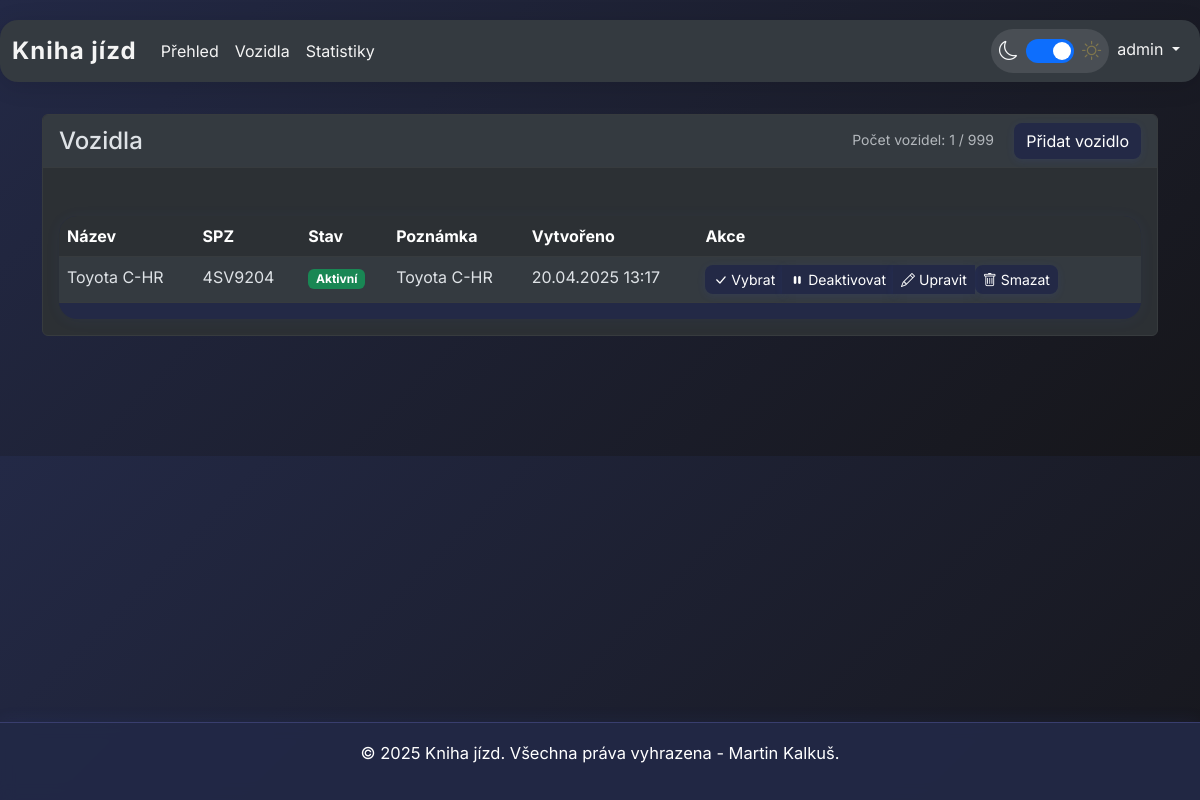
The app's page /vozidla (signed in) with its own data.
### models.py (models this page shows, shortened)
class User(UserMixin, db.Model):
    __tablename__ = 'users'
    id = db.Column(Integer, primary_key=True)
    username = db.Column(String(80), unique=True, nullable=False)
    prijmeni = db.Column(String(80), nullable=False)  # Nové pole pro příjmení
    email = db.Column(String(120), unique=True, nullable=False)
    password_hash = db.Column(String(128))
    max_vozidel = db.Column(Integer, default=1)  # Maximální počet vozidel
    created_at = db.Column(DateTime, default=datetime.utcnow)
    platnost_do = db.Column(DateTime, nullable=False)  # Nové pole pro platnost účtu
    is_admin = db.Column(Boolean, default=False)
    dark_mode = db.Column(Boolean, default=True)  # Preference dark mode

class Vozidlo(db.Model):
    __tablename__ = 'vozidla'
    id = db.Column(Integer, primary_key=True)
    nazev = db.Column(String(100), nullable=False)
    spz = db.Column(String(20), nullable=False, unique=True)
    palivo = db.Column(String(50), nullable=True)  # Nové pole pro typ paliva
    aktivni = db.Column(Boolean, default=True)
    vytvoreno = db.Column(DateTime, default=datetime.utcnow)
    poznamka = db.Column(Text)
    pocatecni_stav_km = db.Column(Integer, nullable=False)  # Počáteční stav tachometru
    aktualni_stav_km = db.Column(Integer, nullable=False)   # Aktuální stav tachometru
    user_id = db.Column(Integer, db.ForeignKey('users.id'), nullable=False)
    user = db.relationship('User', backref=db.backref('vozidla', lazy=True))

### app.py (the view)
@app.route('/vozidla')
@login_required
def vozidla():
    vozidla = Vozidlo.query.filter_by(user_id=current_user.id).all()
    return render_template('vozidla.html', vozidla=vozidla, max_vozidel=current_user.max_vozidel)

### app.py (called while the page is built, shortened)
@app.before_request
def before_request():
    if current_user.is_authenticated:
        if 'dark_mode' not in session or session['dark_mode'] != current_user.dark_mode:
            session['dark_mode'] = current_user.dark_mode
    @after_this_request
    def set_theme_cookie(response):
        response.set_cookie('dark_mode',
                         'true' if session.get('dark_mode', True) else 'false',
                         max_age=60*60*24*365*2,  # Platnost 2 roky
                         samesite='Lax')
        return response

@login_manager.user_loader
def load_user(user_id):
    return User.query.get(int(user_id))

@app.context_processor
def inject_now():
    return {'now': datetime.now()}

### templates/vozidla.html (shortened to what this page needs)
{% extends 'base.html' %}
{% block content %}
<div class="card">
    <div class="card-header d-flex justify-content-between align-items-center">
        <h4 class="mb-0">Vozidla</h4>
        <div>
            <small class="text-muted me-3">Počet vozidel: {{ vozidla|length }} / {{ max_vozidel }}</small>
            <button type="button" class="btn btn-primary" data-bs-toggle="modal" data-bs-target="#addVehicleModal"
                    {% if vozidla|length >= max_vozidel %}disabled{% endif %}>
                Přidat vozidlo
            </button>
        </div>
    </div>
    <div class="card-body">
        <div class="table-responsive">
            <table class="table table-striped">
                <thead>
                    <tr>
                        <th>Název</th>
                        <th>SPZ</th>
                        <th>Stav</th>
                        <th>Poznámka</th>
                        <th>Vytvořeno</th>
                        <th>Akce</th>
                    </tr>
                </thead>
                <tbody>
                    {% for vozidlo in vozidla %}
                    <tr>
                        <td>{{ vozidlo.nazev }}</td>
                        <td>{{ vozidlo.spz }}</td>
                        <td>
                            {% if vozidlo.aktivni %}
                            <span class="badge bg-success">Aktivní</span>
                            {% else %}
                            <span class="badge bg-secondary">Neaktivní</span>
                            {% endif %}
                        </td>
                        <td>{{ vozidlo.poznamka }}</td>
                        <td>{{ vozidlo.vytvoreno.strftime('%d.%m.%Y %H:%M') }}</td>
                        <td>
                            <div class="btn-group" role="group">
                                <button type="button" class="btn btn-sm btn-primary" onclick="window.location.href='{{ url_for('prepnout_vozidlo', id=vozidlo.id) }}'">
                                    <i class="bi bi-check-lg"></i> Vybrat
                                </button>
                                {% if vozidlo.aktivni %}
                                <button type="button" class="btn btn-sm btn-warning" onclick="window.location.href='{{ url_for('deaktivovat_vozidlo', id=vozidlo.id) }}'">
                                    <i class="bi bi-pause-fill"></i> Deaktivovat
                                </button>
                                {% else %}
                                <button type="button" class="btn btn-sm btn-success" onclick="window.location.href='{{ url_for('aktivovat_vozidlo', id=vozidlo.id) }}'">
                                    <i class="bi bi-play-fill"></i> Aktivovat
                                </button>
                                {% endif %}
                                <a href="{{ url_for('vozidla.edit_vozidlo', vozidlo_id=vozidlo.id) }}" class="btn btn-sm btn-secondary">
                                    <i class="bi bi-pencil"></i> Upravit
                                </a>
                                <form action="{{ url_for('vozidla.smazat_vozidlo', vozidlo_id=vozidlo.id) }}" method="post" style="display:inline;">
                                    <button type="submit" class="btn btn-sm btn-danger" onclick="return confirm('Opravdu chcete smazat toto vozidlo?');">
                                        <i class="bi bi-trash"></i> Smazat
                                    </button>
                                </form>
                            </div>
                        </td>
                    </tr>
                    {% endfor %}
                </tbody>
            </table>
        </div>
    </div>
</div>
{% endblock %}

### templates/base.html (shortened to what this page needs)
{% if now is not defined %}{% set now = namespace(year=2025, month=4) %}{% endif %}
<!DOCTYPE html>
<html lang="cs" data-bs-theme="{{ 'dark' if session.get('dark_mode', True) else 'light' }}">
<head>
    <link href="https://cdn.jsdelivr.net/npm/bootstrap@5.3.2/dist/css/bootstrap.min.css" rel="stylesheet">
    <link href="{{ url_for('static', filename='css/dark-mode.css') }}" rel="stylesheet">
    <link rel="stylesheet" href="https://cdn.jsdelivr.net/npm/bootstrap-icons@1.10.5/font/bootstrap-icons.css">
</head>
<body>
    <nav class="navbar navbar-expand-lg bg-body-tertiary">
        <div class="container-fluid">
            <a class="navbar-brand" href="{{ url_for('index') }}">Kniha jízd</a>
            <div class="collapse navbar-collapse" id="navbarNav">
                <ul class="navbar-nav me-auto">
                    {% if current_user.is_authenticated %}
                    <li class="nav-item">
                        <a class="nav-link" href="{{ url_for('index') }}">Přehled</a>
                    </li>
                    <li class="nav-item">
                        <a class="nav-link" href="{{ url_for('vozidla') }}">Vozidla</a>
                    </li>
                    <li class="nav-item">
                        <a class="nav-link" href="{{ url_for('statistiky') }}">Statistiky</a>
                    </li>
                    {% endif %}
                </ul>
                <ul class="navbar-nav">
                    <li class="nav-item">
                        <div class="theme-switch"
                             data-is-authenticated="{{ 'true' if current_user.is_authenticated else 'false' }}"
                             data-dark-mode="{{ 'true' if current_user.is_authenticated and current_user.dark_mode else 'false' }}">
                            <i class="bi bi-moon" id="moonIcon"></i>
                            <div class="form-check form-switch">
                                <input class="form-check-input" type="checkbox" role="switch" id="toggleTheme"
                                    {{ 'checked' if current_user.is_authenticated and current_user.dark_mode else '' }}>
                            </div>
                            <i class="bi bi-sun" id="sunIcon"></i>
                        </div>
                    </li>
                    {% if current_user.is_authenticated %}
                    <li class="nav-item dropdown">
                        <a class="nav-link dropdown-toggle" href="#" id="userDropdown" role="button" data-bs-toggle="dropdown" aria-expanded="false">
                            {{ current_user.username }}
                        </a>
                    </li>
                    {% endif %}
                </ul>
            </div>
        </div>
    </nav>
    <div class="container mt-4">
        {% block content %}{% endblock %}
    </div>
    <footer class="footer">
        <div class="container">
            <div class="footer-text">
                <p>&copy; 2025 Kniha jízd. Všechna práva vyhrazena - Martin Kalkuš. </p>
            </div>
        </div>
    </footer>
</body>
</html>

### static/css/dark-mode.css (style rules this page uses)
[data-bs-theme="dark"] { --bs-body-color: #dee2e6; --bs-body-bg: #212529; --bs-primary: #0d6efd; --bs-secondary: #6c757d; --bs-success: #198754; --bs-info: #0dcaf0; --bs-warning: #ffc107; --bs-danger: #dc3545; --bs-light: #f8f9fa; --bs-dark: #212529; }
[data-bs-theme="dark"] .navbar { background-color: #343a40 !important; }
[data-bs-theme="dark"] .card { background-color: #2c3034; border-color: #373b3e; }
[data-bs-theme="dark"] .card-header { background-color: #343a40; border-bottom-color: #373b3e; }
[data-bs-theme="dark"] .table { --bs-table-bg: #2c3034; --bs-table-striped-bg: #343a40; --bs-table-striped-color: #dee2e6; --bs-table-active-bg: #373b3e; --bs-table-active-color: #dee2e6; --bs-table-hover-bg: #323539; --bs-table-hover-color: #dee2e6; border-color: #373b3e; }

### templates/base.html (style rules this page uses)
body { font-family: 'Inter', Arial, sans-serif; margin-bottom: 120px; background: linear-gradient(135deg, #232946 0%, #16161a 100%); color: #f4f4f4; }
.navbar { box-shadow: 0 4px 24px rgba(0,0,0,0.12); border-radius: 18px; margin: 20px 0 32px 0; background: rgba(34, 41, 70, 0.92); backdrop-filter: blur(8px); }
.navbar-brand { font-weight: 700; font-size: 1.5rem; letter-spacing: 1px; color: #fff !important; }
.nav-link, .navbar-nav .nav-link, .navbar-brand { color: #f4f4f4 !important; transition: color 0.2s; }
.theme-switch { display: flex; align-items: center; gap: 0.5rem; padding: 0.5rem; border-radius: 2rem; background: rgba(255, 255, 255, 0.1); }
.theme-switch i { font-size: 1.2rem; transition: opacity 0.3s ease; }
.theme-switch i.bi-moon { color: #f8f9fa; }
.theme-switch i.bi-sun { color: #ffd43b; }
.form-switch { padding-left: 0; margin: 0; }
.form-check-input { width: 3em !important; height: 1.5em !important; margin: 0 !important; background-color: #6c757d; border: none; cursor: pointer; transition: background-color 0.3s ease, background-position 0.15s ease-in-out; }
.form-check-input:checked { background-color: #0d6efd; }
.btn, .btn-action { border-radius: 8px; box-shadow: 0 2px 8px rgba(67,97,238,0.10); transition: box-shadow 0.2s, background 0.2s, color 0.2s; background: #232946; color: #fff; border: none; }
.table-responsive { margin-top: 32px; border-radius: 18px; overflow: hidden; box-shadow: 0 2px 16px rgba(67,97,238,0.06); background: #232946; }
.footer { position: fixed; bottom: 0; width: 100%; background: rgba(34, 41, 70, 0.95); padding: 18px 0; text-align: center; border-top: 1px solid #393e6e; box-shadow: 0 -2px 16px rgba(67,97,238,0.07); backdrop-filter: blur(8px); }
.footer .container { display: flex; align-items: center; justify-content: center; gap: 32px; }
.footer-text { text-align: left; font-size: 1.03em; color: #fff; }

### records on screen
User: username "admin", max_vozidel "999"
Vozidlo: nazev "Toyota C-HR", spz "4SV9204", aktivni "Aktivní", poznamka "Toyota C-HR", vytvoreno "20.04.2025 13:17"

### other values on screen
{{ vozidla|length }} "1"
